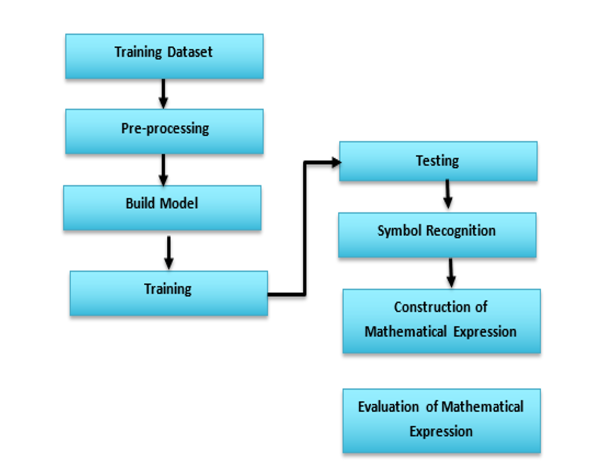
#> input picture assets/images/flow.PNG, 1229 x 952 px, given in place of the camera (shown at 1/2 size)
$ python processing.py   (older library calls are emulated)
#> lines starting #> are read from the running program, lines starting #| are printed output that depends on the picture; after the words box and inside, x2 and y2 are one past the last pixel; in counts of white or black regions, pixels touching at a corner belong together
### Main.py
# -*- coding: utf-8 -*-
"""
Created on Sat Mar 31 18:29:24 2018

@author: isara
"""
from temp import NeuralNet
import test
from test import Dataset
import numpy as np
from  keras.models import model_from_json
import os.path

class main:
    def __init__(self):
        self.model = None
        self.ds = None
    def train(self):
        #path = "E:/Masterzz/6156-MachineLearning/Project/extracted_images"

        if(not (os.path.exists('model.json')) and not (os.path.exists('model.h5'))):
            imgPath = "E:/Masterzz/6156-MachineLearning/Project/test2"
            self.ds = Dataset(imgPath)
            dataset,labels,total_classes,size = self.ds.Extraction()
            dataset = np.expand_dims(dataset, axis=3)
            print("extracted")
            Nn = NeuralNet()
            self.model = Nn.build(size,45,45,1,total_classes)
            self.model.compile(loss='categorical_crossentropy',optimizer='rmsprop',metrics=['categorical_accuracy'])
            self.model.fit(dataset.reshape(dataset.shape[0], 45, 45, 1),labels, batch_size=64,epochs = 1)
        #scores = model.evaluate(dataset, labels)
            print(self.model.metrics_names[1])
            self.model_json = self.model.to_json()
            with open("model.json", "w") as json_file:
                json_file.write(self.model_json)
            self.model.save_weights("model.h5")
        else:
            json_file = open("model.json", "r")
#> (reads model.json from the repository)
            model_json = json_file.read()
            json_file.close()
            self.model = model_from_json(model_json)
            self.model.load_weights('model.h5')
        #model.fit(dataset,labels, batch_size=16,epochs = 10)
    def test(self,imgList):
        imgPredict=self.model.predict(imgList)
        return imgPredict

'''
ds = Dataset("E:/Masterzz/6156-MachineLearning/Project/test")
dataset,labels,total_classes,size = ds.Extraction()
dataset.shape
import numpy as np
image = np.expand_dims(dataset, axis=3)
image.shape
dataset[0,0,0]
image[0,0,0,:]
'''

### processing.py
# -*- coding: utf-8 -*-
"""
Created on Thu Mar 29 15:57:52 2018

@author: vinay
"""
import cv2
import numpy as np
from Main import main
import time
import os
import sympy as sp
import traceback
import re
#from skimage.feature import hog
symbols = ["0", "1", "2", "3", "4", "5", "6", "7", "8", "9", "b", "-", "/", "(", "m", "p", "+", ")", "*", "w", "y"]
specialchars = ["-", "(", ")", "+", "*", "/"]


def sort(iList, xList, yList):
    indexList = np.argsort(xList)
    sortedimgList = []
    for i in range(len(indexList)):
        if xList[indexList[i]]==0:
            continue
        if i!=0:
            if (abs(xList[indexList[i-1]]-xList[indexList[i]])<=10) and (abs(yList[indexList[i-1]]-yList[indexList[i]])<=10):
                continue
            if yList[indexList[i]]<100 and yList[indexList[i]]>500:
                continue
        sortedimgList.append(iList[indexList[i]])
    return sortedimgList

# [91 lines left out: functions eolCheck, checkInt, invalidTokenCheck, checkSpecialChars, not called in this run]

m = main()
m.train()
#> (the call stopped at in train, `self.model = model_from_json(model_json)`: keras is not available in this run)

cap = cv2.VideoCapture(0)
try:
    while(True):
        ret, frame = cap.read()
#> frame is the input picture: shape (952, 1229, 3); mean B, G, R 244.3, 238.5, 212.5
        vd = cv2.cvtColor(frame, cv2.COLOR_BGR2GRAY)
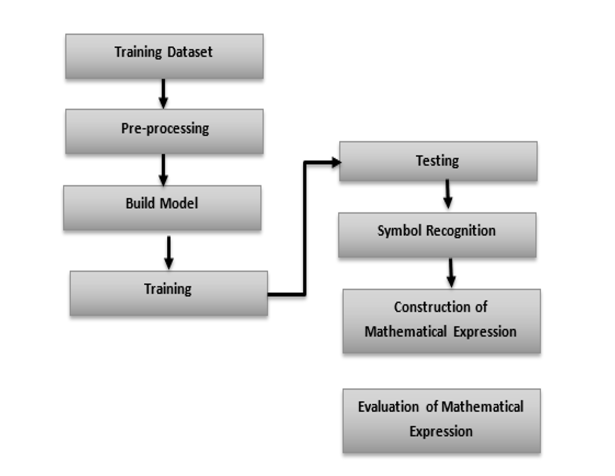
#> vd: shape (952, 1229) (shown at 1/2 size); min 0, max 255, mean 231.4
        kernel = np.ones((5,5), np.uint8)
        #imopen = cv2.morphologyEx(vd, cv2.MORPH_OPEN, kernel)
        imblur = cv2.GaussianBlur(vd, (5,5), 0)
        #imopen = cv2.morphologyEx(imblur, cv2.MORPH_OPEN, kernel)
        #imdilate = cv2.dilate(vd,kernel,iterations=1)
        #ret, thresh = cv2.threshold(imclose, 150, 255, 0)
        ret,thresh = cv2.threshold(imblur,0,255,cv2.THRESH_BINARY+cv2.THRESH_OTSU)
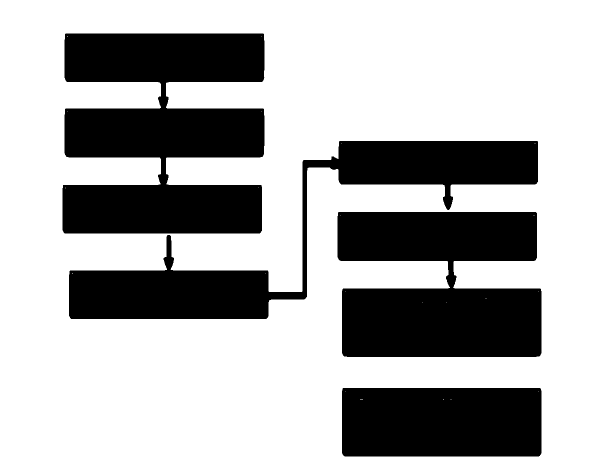
#> thresh: shape (952, 1229) (shown at 1/2 size); 70.4% white; 4 black regions
#> ret = 215
        #_, thresh2 = cv2.threshold(thresh,127,255,cv2.THRESH_BINARY_INV)
        #ret,thresh = cv2.threshold(thresh,0,255,cv2.THRESH_BINARY+cv2.THRESH_OTSU)
        #thresh = cv2.adaptiveThreshold(thresh,255,cv2.ADAPTIVE_THRESH_GAUSSIAN_C,cv2.THRESH_BINARY,11,2)
        thresh1 = thresh
        image, con, hie = cv2.findContours(thresh1, cv2.RETR_TREE, cv2.CHAIN_APPROX_SIMPLE)
#> con = 27 contours, 22 with area under 20; largest, box (x1, y1, x2, y2) and area: (0, 0, 1229, 952) 1167828, (124, 66, 530, 468) 119462, (674, 423, 1084, 715) 95440, (137, 281, 1077, 639) 80908, (683, 775, 1084, 914) 55149; hie = 27 rows, first 6: [-1, -1, 1, -1], [7, -1, 2, 0], [3, -1, -1, 1], [4, 2, -1, 1], [5, 3, -1, 1], [6, 4, -1, 1]
        #_, image = cv2.threshold(image,127,255,cv2.THRESH_BINARY_INV)
        imgList = []#skip blank frame in the last
        xcoordList = []
        ycoordList = []
        widthList = []
        heightList = []
        i=0;
        #previous x value and w value of the contour
        prevx = 0
        prevw = 0
        for c in con:
            if(cv2.contourArea(c)>50):
                x, y, w, h = cv2.boundingRect(c)
                #if prevx+prevw > x:
                #    continue
                if(h>23 ):
                    imgrect = cv2.rectangle(image, (x-5,y-5), (x+w+5, y+h+5), (0,255,0),1)
                    digitImg = image[y:y+h, x:x+w]

                    #resizing for prediction
                    if digitImg.shape[0]>0 and digitImg.shape[1]>0:
                        digit_resized = cv2.resize(digitImg, (45,45))
                        imgList.append(digit_resized)
                        xcoordList.append(x)
                        ycoordList.append(y)
                        widthList.append(w)
                        heightList.append(h)
            #else:
                else:
                    if(i+1<len(con)):
                        x1, y1, w1, h1 = cv2.boundingRect(c)
                        x2, y2, w2, h2 = cv2.boundingRect(con[i+1])
                        if(abs(x1-x2)<30):
                            imgrect = cv2.rectangle(image, (x2-5,y2-5), (x2+w2+5, y1+h1+5), (0,255,0),1)
                            digitImg = image[y2:y1+h1, x2:x2+w2]

                            #resizing for prediction
                            if digitImg.shape[0]>0 and digitImg.shape[1]>0:
                                digit_resized = cv2.resize(digitImg, (45,45))
                                imgList.append(digit_resized)
                                xcoordList.append(x2)
                                ycoordList.append(y2)
                                widthList.append(w2)
                                heightList.append(y1+h1-y2)
                        else:
                            if(w1>3*h1):
                                imgrect = cv2.rectangle(image, (x1-5,y1-17), (x1+w1+5, y1+h1+17), (0,255,0),1)
                                digitImg = image[y1-15:y1+h1+15, x1:x1+w1]

                                #resizing for prediction
                                if digitImg.shape[0]>0 and digitImg.shape[1]>0:
                                    digit_resized = cv2.resize(digitImg, (45,45))
                                    imgList.append(digit_resized)
                                    xcoordList.append(x1)
                                    ycoordList.append(y1)
                                    widthList.append(w1)
                                    heightList.append(h1)
                            #imgList.append(digitImg)
                #prevx = x
                #prevw = w
            i+=1
#> this loop made 27 passes
#> (c, x, y, w, h) on pass 1: ([[0, 0], [0, 951], [1228, 951], [1228, 0]], 0, 0, 1229, 952)
#> (x, y, w, h) on passes 2, 8, 16, 21: (683, 775, 401, 139), (674, 423, 410, 292), (137, 281, 940, 358), (124, 66, 406, 402)
#> pass 1, `digit_resized = cv2.resize(digitImg, (45,45))`:
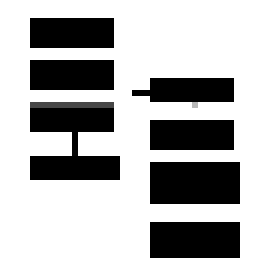
#> digit_resized: shape (45, 45) (shown 6 times larger); min 0, max 255, mean 180.2
#> pass 2, `imgrect = cv2.rectangle(image, (x-5,y-5), (x+w+5, y+h+5), (0,255,0),1)`:
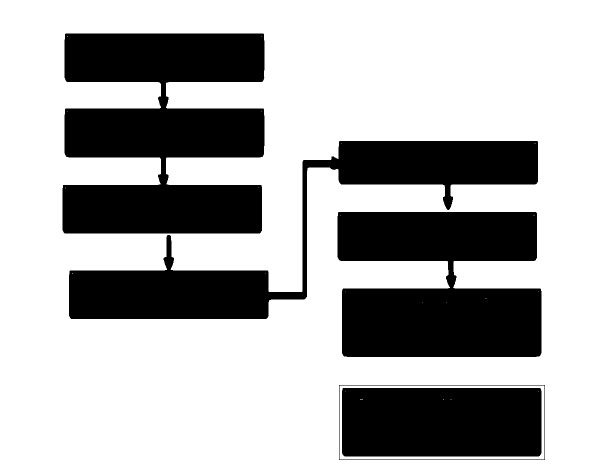
#> imgrect: shape (952, 1229) (shown at 1/2 size); 70.3% white; 5 black regions, box (x1, y1, x2, y2) and area: (125, 67, 529, 467) 117900, (675, 424, 1083, 714) 94369, (138, 282, 1076, 638) 79437, (684, 776, 1083, 913) 54608, (678, 770, 1090, 920) 1120
#> pass 2, `digitImg = image[y:y+h, x:x+w]`:
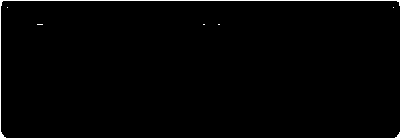
#> digitImg: shape (139, 401); 2% white in thin lines or dots
#> after the loop:
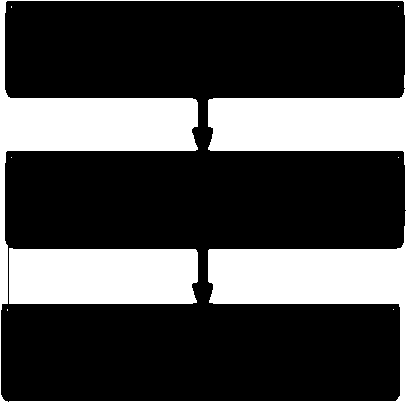
#> digitImg: shape (402, 406); 27.7% white; 9 white regions (6 under 20 px), largest, box (x1, y1, x2, y2) and area: (0, 0, 406, 402) 23046, (9, 211, 406, 402) 11886, (9, 248, 198, 304) 10313
#> after the loop:
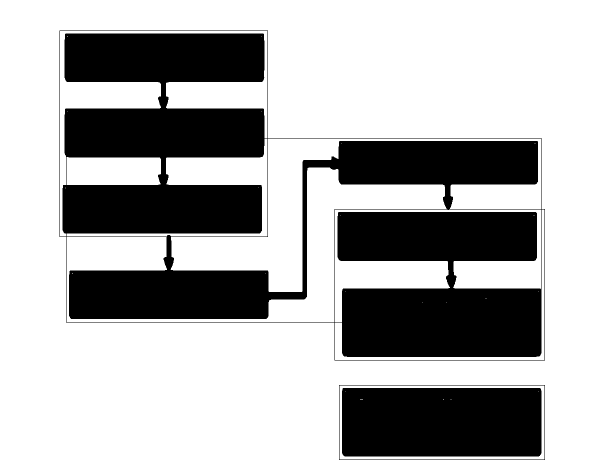
#> image: shape (952, 1229) (shown at 1/2 size); 69.9% white; 3 black regions, box (x1, y1, x2, y2) and area: (119, 61, 1090, 721) 296433, (684, 776, 1083, 913) 54608, (678, 770, 1090, 920) 1120
#> after the loop, heightList = [952, 139, 292, 358, 402]; i = 27; imgList = 5 items; widthList = [1229, 401, 410, 940, 406]; xcoordList = [0, 683, 674, 137, 124]; ycoordList = [0, 775, 423, 281, 66]

        #For prediction
        imgList = sort(imgList, xcoordList, ycoordList)
#> in sort, `indexList = np.argsort(xList)`: indexList = [0, 4, 3, 2, 1]
#> the loop in sort, `for i in range(len(indexList)):` made 5 passes
#> after the loop in sort, `for i in range(len(indexList)):`: sortedimgList = 4 items
#> imgList = 4 items
        imgArr = np.array(imgList)
        #TODO: add prediction over here for the imgArr
        imgPredict = m.test(imgArr.reshape(imgArr.shape[0], 45, 45, 1))
        imgPredict = np.array(imgPredict)

        expression = ""
        if len(imgPredict.shape)!=2:
            continue
        symInd = np.argmax(imgPredict, axis=1)
        for i in range(len(symInd)):
            #expression +=   m.ds.symbols[np.argmax(imgPredict, axis=1)]
            if symInd[i]>=len(symbols):
                continue
            expression +=   symbols[symInd[i]]
        #cv2.putText(imgrect, str(expression+"?"), (200, 400), cv2.FONT_HERSHEY_SIMPLEX, 1, (0,153,255), 2, cv2.LINE_AA)
        if expression:
            if eolCheck(expression):
                if checkSpecialChars(expression):
                    expression = invalidTokenCheck(expression)
                    #print(expression)
                    try:
                        expr = sp.sympify(expression)
                        #print(type(expr))
                        cv2.putText(imgrect, str(expression+"="+str(expr)), (200, 400), cv2.FONT_HERSHEY_SIMPLEX, 1, (0,153,255), 2, cv2.LINE_AA)
                    except:
                        continue
                    #print("**********")
                else:
                    cv2.putText(imgrect, str(expression+"?"), (200, 400), cv2.FONT_HERSHEY_SIMPLEX, 1, (0,153,255), 2, cv2.LINE_AA)
            else:
                cv2.putText(imgrect, str(expression+"?"), (200, 400), cv2.FONT_HERSHEY_SIMPLEX, 1, (0,153,255), 2, cv2.LINE_AA)
        else:
            cv2.putText(imgrect, str(expression+"?"), (200, 400), cv2.FONT_HERSHEY_SIMPLEX, 1, (0,153,255), 2, cv2.LINE_AA)

        print(expression)

        cv2.namedWindow('beach',cv2.WINDOW_NORMAL)
        cv2.imshow('beach',imgrect)
        if cv2.waitKey(1) & 0xFF == ord('q'):
            break
        #time.sleep(0.1)
except Exception as e:
    traceback.print_exc()
    cap.release()
    cv2.destroyAllWindows()


cap.release()
cv2.destroyAllWindows()

# [12 lines of commented-out code are left out]
'''
imgArr = cv2.imread("E:/Masterzz/6156-MachineLearning/Project/test2/times/exp1270.jpg", 0)
##kernel = np.ones((2,2),np.uint8)
##erosion = cv2.erode(imgArr,kernel,iterations = 1)
imgPredict = m.test(imgArr.reshape(1, 45, 45, 1))
print(np.argmax(imgPredict, axis=1))
cv2.namedWindow('test', cv2.WINDOW_NORMAL)
cv2.imshow('test', )
cv2.waitKey(0)
cv2.destroyAllWindows()
'''
#
#
'''
for i in range(len(imgList)):
    imgArr = imgList[i]
    # [4 lines of commented-out code are left out]
    cv2.imwrite("E:/Masterzz/6156-MachineLearning/Project/test3/-/"+str(i+62)+".jpg", imgArr)
    # [4 lines of commented-out code are left out]
'''
'''
img = cv2.imread("C:\\Users\\vinay\\Desktop\\123s3.png")
imgray = cv2.cvtColor(img, cv2.COLOR_BGR2GRAY)
#imblur = cv2.GaussianBlur(imgray, (5,5), 0)
kernel = np.ones((5,5), np.uint8)
imopen = cv2.morphologyEx(imgray, cv2.MORPH_OPEN, kernel)
ret, thresh = cv2.threshold(imopen, 150, 255, 0)
# [4 lines of commented-out code are left out]
image, con, hie = cv2.findContours(thresh, cv2.RETR_TREE, cv2.CHAIN_APPROX_SIMPLE)
# [4 lines of commented-out code are left out]

rectList = []
imgList = []
for c in con:
    if(cv2.contourArea(c)>40):
        x, y, w, h = cv2.boundingRect(c)
        if(h>23 ):
            imgrect = cv2.rectangle(image, (x-10,y-10), (x+w+10, y+h+10), (0,255,0),2)
            digitImg = imgrect[y-10:y+h+10, x-10:x+w+10]
            imgList.append(digitImg)

# [11 lines of commented-out code are left out]

cv2.namedWindow('image', cv2.WINDOW_NORMAL)
cv2.imshow('image',imgrect)
cv2.waitKey(0)
cv2.destroyAllWindows()

# [10 lines of commented-out code are left out]
'''
'''
    splitby = ""
    for i in range(len(specialchars)):
        splitby = splitby+string[i]
        if i!=len(string)-1:
            splitby = splitby+"|"
    if not splitby:
        if checkInt(string):
            return string
        else:
            return str(int(string))
    splitList = re.split(splitby, string)
    for i in range(len(splitList)):
        if checkInt(splitList[i]):
            continue
        else:
            count = string.count(splitList[i])
            if count==1:
                string.replace(splitList[i], str(int(splitList[i])))
                continue
            index = string.find(splitList[i])
            substrings = string.split()
'''
'''
for i in range(10):
    if i == 5:
        try:
            raise ValueError
        except:
            continue
    print(i)
'''
